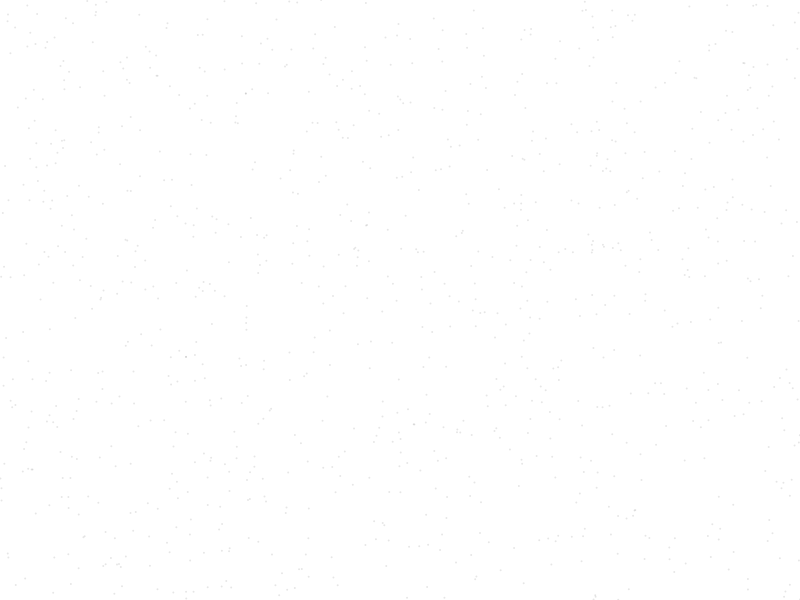
Frame 1 (no input)
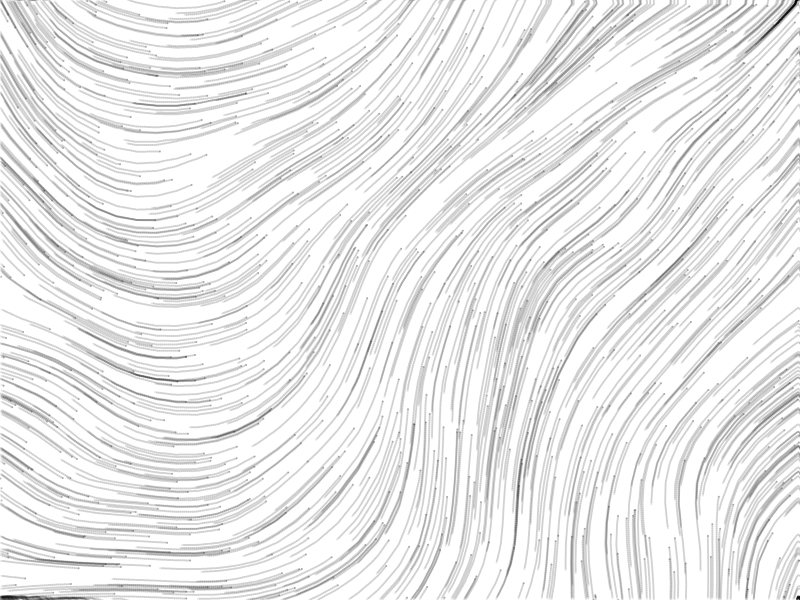
Frame 60 (no input)
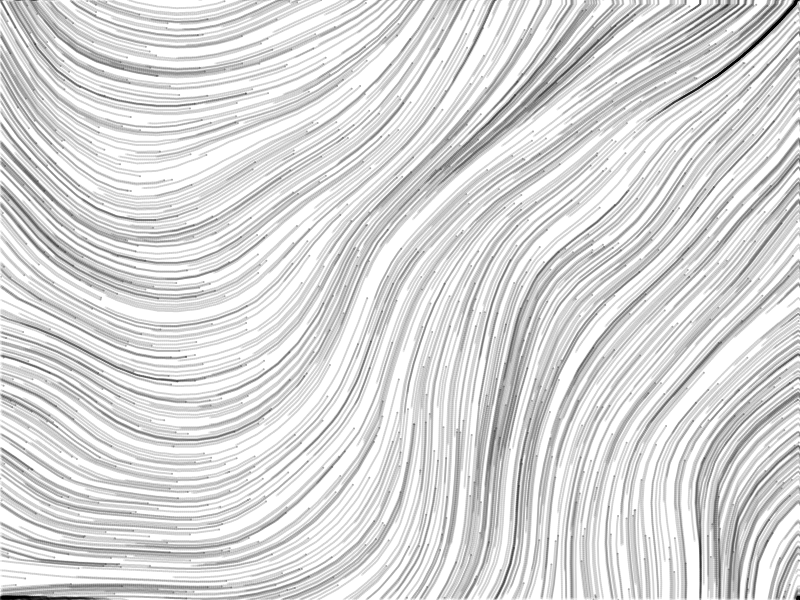
Frame 120 (the mouse pressed at the canvas centre since frame 60)

The p5.js sketch that drew these frames (run headless with seeded random() and noise() and a simulated clock; from frame 60 on, the mouse is pressed at the canvas centre):

// p5.js sketch
// ── sketch.js
var scl = 20;
var row;
var col;
var inc = 0.03;
var particles = [];
var flowfield;
var zoff = 0;

function setup() {
	createCanvas(800, 600);
	background(255);
	col = width / scl;
	row = height / scl;
	flowfield = new Array(floor(col) * floor(row));
	var yoff = 0;
	for (var y = 0; y < row; y++) {
		var xoff = 0;
		for (var x = 0; x < col; x++) {
			var index = y * col + x;
			var angle = noise(xoff, yoff) * TWO_PI;
			var flowVec = p5.Vector.fromAngle(angle);
			flowVec.setMag(10);

			// visualize the flowfield
			//
			// push();
			// translate(x * scl, y * scl);
			// line(0, 0, flowVec.x, flowVec.y);
			// pop();

			// console.log(flowVec);
			flowfield[index] = flowVec;
			xoff += inc;
		}
		yoff += inc;
	}

	for (var i = 0; i < 1000; i++) {
		particles.push(new Particles());
	}
}

function draw() {
	for(var i = 0; i < particles.length; i++) {
		particles[i].edge();
		particles[i].show();
		particles[i].update();
		particles[i].follow(flowfield);	
	}
}
// ── particles.js
function Particles() {
	this.pos = createVector(random(width), random(height));
	this.vel = createVector(0, 0);
	this.acc = createVector(0, 0);
	this.prevPos = this.pos.copy();

	this.show = function() {
		stroke(0, 25);
		strokeWeight(2);
		line(this.prevPos.x, this.prevPos.y, this.pos.x, this.pos.y);
	}

	this.update = function() {
		this.updatePrev();
		this.pos.add(this.vel);
		this.vel.add(this.acc);
		this.vel.limit(2);
		this.acc.mult(0);
	}

	this.applyForce = function(force) {
		this.acc.add(force);
	}

	this.updatePrev = function() {
		this.prevPos.x = this.pos.x;
		this.prevPos.y = this.pos.y;
	}

	this.follow = function(vector) {
		var gridx = floor(this.pos.x / scl);
		var gridy = floor(this.pos.y / scl);
		var index = gridy * col + gridx;
		console.log(index);
		this.applyForce(vector[index]);
		// console.log(vector[50].x);
	}

	this.edge = function() {
		if (this.pos.x > width) {
			this.pos.x = 0;
			this.prevPos.x = this.pos.x;
		}
		if (this.pos.x < 0) {
			this.pos.x = width;
			this.prevPos.x = this.pos.x;
		}
		if (this.pos.y > height) {
			this.pos.y = 0;
			this.prevPos.y = this.pos.y;
		}
		if (this.pos.y < 0) {
			this.pos.y = height;
			this.prevPos.y = this.pos.y;
		}
	}
}
